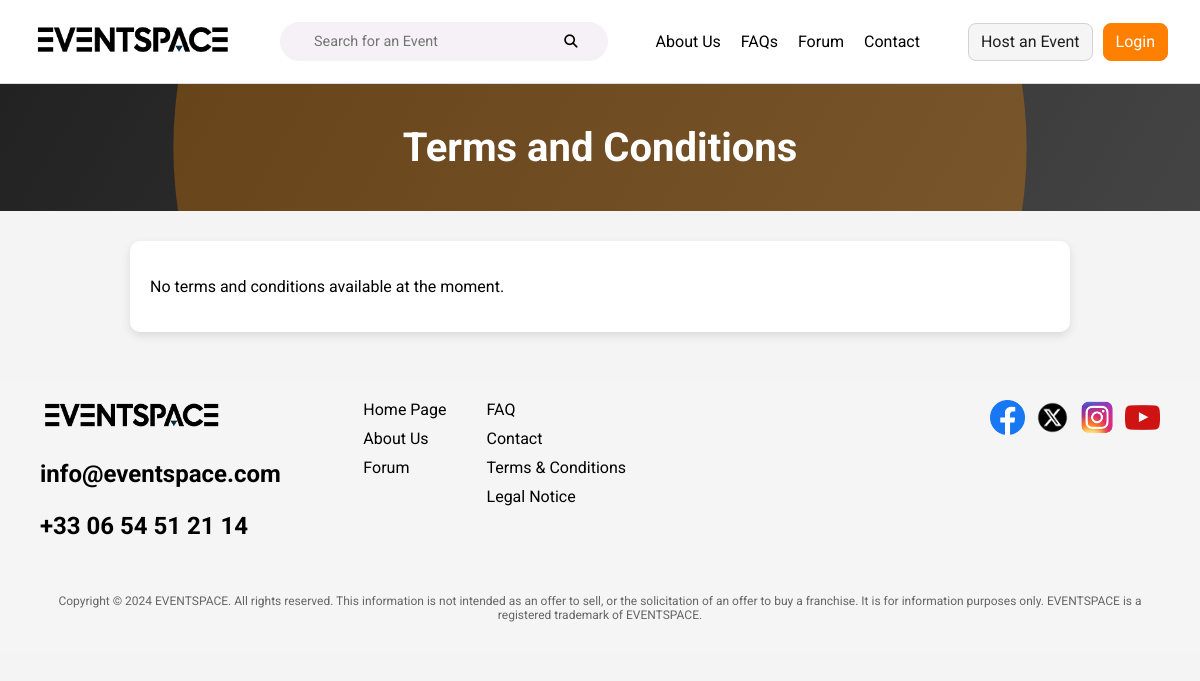
/server/pages/terms.php, run on an earlier commit of the app's database.
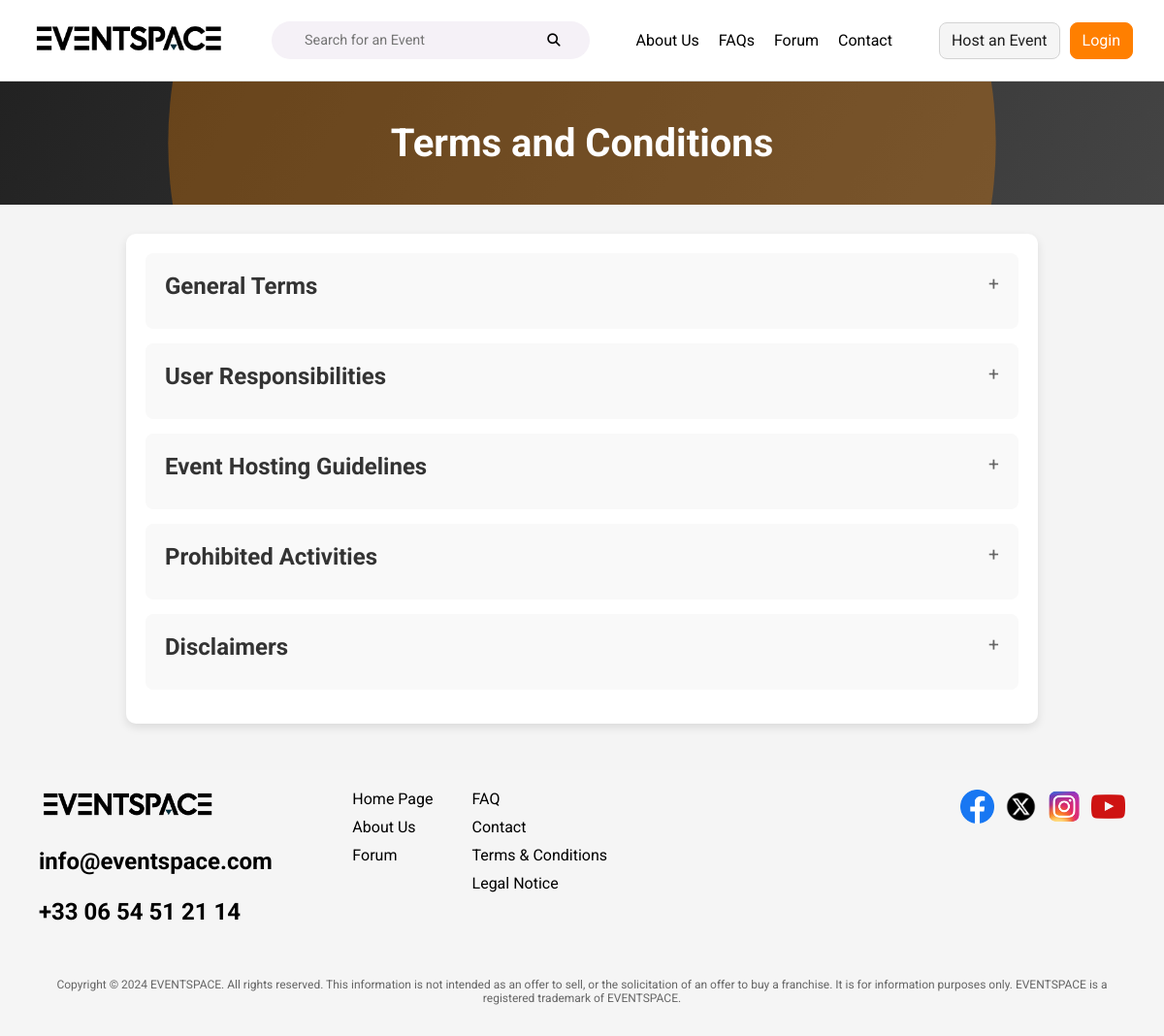
And on a later commit of the database.
### tables this page shows
CREATE TABLE `terms_conditions` (
  `id` int(11) NOT NULL,
  `title` varchar(255) NOT NULL,
  `content` text NOT NULL,
  `created_at` timestamp NOT NULL DEFAULT CURRENT_TIMESTAMP
);

### server/pages/terms.php (the view, shortened to what this page needs)
<?php
include '../db_connection.php';
$terms = [];
try {
    $query = "SELECT title, content FROM terms_conditions ORDER BY created_at ASC";
    $stmt = $conn->prepare($query);
    $stmt->execute();
    $result = $stmt->get_result();
    while ($row = $result->fetch_assoc()) {
        $terms[] = $row;
    }
} catch (mysqli_sql_exception $e) {
    die("Error fetching Terms and Conditions: " . $e->getMessage());
}
?>
<?php include_once '../components/header.php'; ?>
<main>
    <div class="terms-banner">
        <h1>Terms and Conditions</h1>
    </div>
    <div class="terms-container">
        <?php if (!empty($terms)): ?>
            <?php foreach ($terms as $term): ?>
                <div class="term">
                    <h2><?php echo htmlspecialchars($term['title']); ?></h2>
                </div>
            <?php endforeach; ?>
        <?php else: ?>
            <p>No terms and conditions available at the moment.</p>
        <?php endif; ?>
    </div>
</main>
<?php include_once '../components/footer.php'; ?>

What changed in the data, as far as the page shows it:
added terms_conditions: title "General Terms"
added terms_conditions: title "User Responsibilities"
added terms_conditions: title "Event Hosting Guidelines"
added terms_conditions: title "Prohibited Activities"
added terms_conditions: title "Disclaimers"
Also different on the page:
text no longer shown: "No terms and conditions available at the moment."
